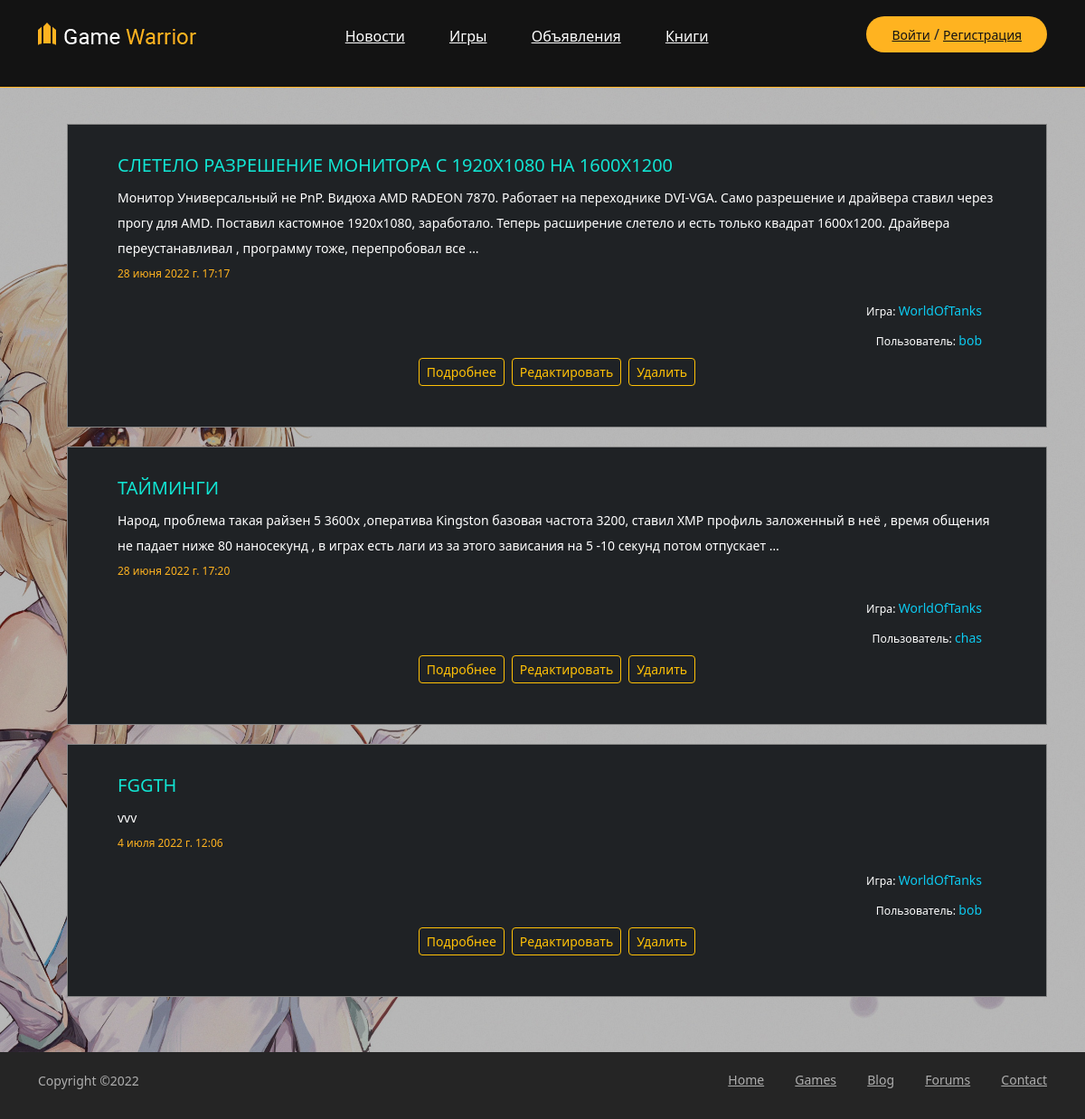
The page /ads/game/1/ on the database its author committed.
### Ads/models.py (models this page shows, shortened)
class Ad(models.Model):
    header = models.CharField("Заголовок", max_length=225)
    content_upload = RichTextUploadingField("Текстовое поле", blank=True, null=True)
    datetime = models.DateTimeField("Дата и время", auto_now_add=True)
    user = models.ForeignKey(Users, on_delete=models.CASCADE)
    category = models.ForeignKey('Category', on_delete=models.CASCADE)
    game = models.ForeignKey('Game', on_delete=models.CASCADE)
    class Meta:
        verbose_name = 'Объявление'
        verbose_name_plural = 'Объявления'

class Game(models.Model):
    name = models.CharField("Название", max_length=225)
    def __str__(self):
        return f'{self.name}'
    class Meta:
        verbose_name = 'Игра'
        verbose_name_plural = 'Игры'

class Users(models.Model):
    user = models.OneToOneField(User, related_name='user', on_delete=models.CASCADE)
    def __str__(self):
        return f'{self.user}'
    class Meta:
        verbose_name = 'Пользователь'
        verbose_name_plural = 'Пользователи'

### Ads/views.py (the view)
# urls.py: path('ads/game/<str:game>/', GameList, name='game'),
def GameList(request, game):
    list = Game.objects.filter(name=game)
    Ads = Ad.objects.filter(game=game)
    return render(request, 'ads/game.html',{'list': list, 'Ads':Ads})

### templates/ads/game.html (shortened to what this page needs)
{%  extends 'flatpages/default.html' %}
{% load static %}
{% block content %}
<section class="page-section community-page set-bg" data-setbg="{% static 'img/picture.jpg' %}">
    <div class="community-warp spad">
        <div class="container">
            {% for ad in Ads %}
            <ul class="community-post-list">
                <li>
                    <div class="community-post">
                        <div class="post-content">
                            <h5>{{ ad.header }}</h5>
                            <p>{{ ad.content_upload|safe|truncatewords:40}}</p>
                            <div class="post-date">{{ ad.datetime }}</div>
                            <p class="text-end pe-3" style="color: #0dcaf0;"><small class="text-white">Игра: </small> {{ ad.game }}</p>
                            <p class="text-end pe-3" style="color: #0dcaf0"><small class="text-white">Пользователь: </small> {{ ad.user }}</p>
    <div class="d-grid gap-2 d-md-flex justify-content-md-center">
        <a class="btn btn-outline-warning btn-sm" href="{% url 'ad_detail' ad.id %}">Подробнее</a>
        <a class="btn btn-outline-warning btn-sm" href="{% url 'ad_update' ad.id %}">Редактировать</a>
        <a class="btn btn-outline-warning btn-sm" href="{% url 'ad_delete' ad.id %}">Удалить</a>
    </div>
                        </div>
                    </div>
                </li>
            </ul>
        {% endfor %}
        </div>
    </div>
</section>
{% endblock content %}

### static/css/style.css (style rules this page uses)
html, body { height: 100%; font-family: 'Roboto', sans-serif; -webkit-font-smoothing: antialiased; }
h1, h2, h3, h4, h5, h6 { margin: 0; font-weight: 500; color: #131313; }
h5 { font-size: 20px; text-transform: uppercase; }
p { font-size: 14px; color: #878787; line-height: 2; }
ul, ol { padding: 0; margin: 0; }
.set-bg { background-repeat: no-repeat; background-size: cover; background-position: top center; }
.spad { padding-top: 40px; padding-bottom: 40px; }
.community-warp { max-width: 1367px; margin: 0 auto; background: rgba(0, 0, 0, 0.28); }
.community-post-list { list-style: none; }
.community-post-list li { padding: 33px 55px 45px; margin-bottom: 21px; overflow: hidden; border: 1px solid #878787; background: #1f2225; }
.community-post-list .community-post .post-content h5 { font-size: 20px; color: #12e4d2; font-weight: 400; margin-bottom: 10px; }
.community-post-list .community-post .post-content p { color: #fff; margin-bottom: 5px; }
.community-post-list .community-post .post-content .post-date { font-size: 12px; color: #ffb320; margin-bottom: 18px; }
@media (min-width: 1200px) { .container { max-width: 1176px; } }

### rows shown on the page
Ad: header "СЛЕТЕЛО РАЗРЕШЕНИЕ МОНИТОРА С 1920Х1080 НА 1600Х1200", content_upload "Монитор Универсальный не PnP. Видюха AMD RADEON 7870. Работает на переходнике DVI-VGA. Само разрешение и драйвера ставил через прогу для AMD. Поставил кастомное 1920х1080, заработало. Теперь расширение слетело и есть только квадрат 1600х1200. Драйвера переустанавливал , программу тоже, перепробовал все …", datetime "28 июня 2022 г. 17:17", game "WorldOfTanks", user "bob"
Ad: header "ТАЙМИНГИ", content_upload "Народ, проблема такая райзен 5 3600x ,оператива Kingston базовая частота 3200, ставил XMP профиль заложенный в неё , время общения не падает ниже 80 наносекунд , в играх есть лаги из за этого зависания на 5 -10 секунд потом отпускает …", datetime "28 июня 2022 г. 17:20", game "WorldOfTanks", user "chas"
Ad: header "FGGTH", content_upload "vvv", datetime "4 июля 2022 г. 12:06", game "WorldOfTanks", user "bob"
